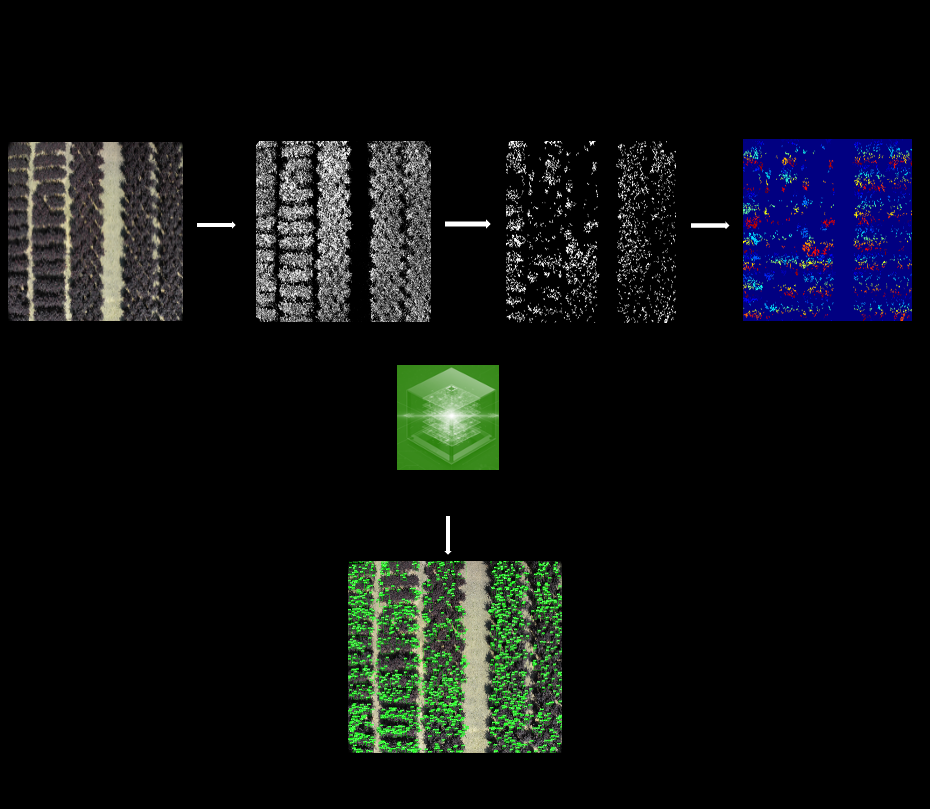
#> input picture assets/Abstract_Image.png, 930 x 809 px
$ python -i image_pipeline.py   (imports and definitions only)
#> lines starting #> are read from the running program, lines starting #| are printed output that depends on the picture
#> further down, picture is the input picture: shape (809, 930, 3); mean B, G, R 17.9, 17.1, 14.4
"""
Image Preprocessing Pipeline
Handles preprocessing of UAV imagery for ornamental plant detection
"""

import numpy as np
import cv2
from typing import Tuple, Optional, Dict, List
from dataclasses import dataclass


@dataclass
class PreprocessingConfig:
    """Configuration for preprocessing pipeline"""
    target_size: Optional[Tuple[int, int]] = None
    normalize: bool = True
    denoise: bool = True
    enhance_contrast: bool = True
    color_correction: bool = False


class ImagePipeline:
    """
    Preprocessing pipeline for UAV imagery of ornamental plants.

    Handles:
    - Ultra-high-resolution images (4000×3000 px)
    - Variable lighting conditions
    - Color normalization for non-green species
    - Denoising and enhancement

    Args:
        config: PreprocessingConfig instance or dictionary
    """

    def __init__(self, config: Optional[PreprocessingConfig] = None):
        if config is None:
            config = PreprocessingConfig()
        elif isinstance(config, dict):
            config = PreprocessingConfig(**config)

        self.config = config

    def process(
        self,
        image: np.ndarray,
        return_intermediate: bool = False
    ) -> np.ndarray:
        """
        Apply full preprocessing pipeline to an image.

        Args:
            image: Input image (BGR format)
            return_intermediate: If True, return dict with intermediate results

        Returns:
            Processed image or dict with intermediate steps
        """
        if image is None or image.size == 0:
            raise ValueError("Invalid input image")

        intermediate = {'original': image.copy()} if return_intermediate else None

        processed = image.copy()

        # Resize if specified
        if self.config.target_size:
            processed = self._resize(processed)
            if return_intermediate:
                intermediate['resized'] = processed.copy()

        # Denoise
        if self.config.denoise:
            processed = self._denoise(processed)
            if return_intermediate:
                intermediate['denoised'] = processed.copy()

        # Enhance contrast
        if self.config.enhance_contrast:
            processed = self._enhance_contrast(processed)
            if return_intermediate:
                intermediate['enhanced'] = processed.copy()

        # Color correction
        if self.config.color_correction:
            processed = self._color_correction(processed)
            if return_intermediate:
                intermediate['color_corrected'] = processed.copy()

        # Normalize
        if self.config.normalize:
            processed = self._normalize(processed)
            if return_intermediate:
                intermediate['normalized'] = processed.copy()

        if return_intermediate:
            intermediate['final'] = processed
            return intermediate

        return processed

    # [7 lines left out: function _resize, not called in this run]

    def _denoise(self, image: np.ndarray) -> np.ndarray:
        """
        Apply denoising to reduce sensor noise in UAV imagery.
        Uses Non-local Means Denoising which is effective for natural images.
        """
        return cv2.fastNlMeansDenoisingColored(
            image,
            None,
            h=10,
            hColor=10,
            templateWindowSize=7,
            searchWindowSize=21
        )

    def _enhance_contrast(self, image: np.ndarray) -> np.ndarray:
        """
        Enhance contrast using CLAHE (Contrast Limited Adaptive Histogram Equalization).
        Applied to LAB color space to preserve color information.
        """
        # Convert to LAB
        lab = cv2.cvtColor(image, cv2.COLOR_BGR2LAB)
        l, a, b = cv2.split(lab)

        # Apply CLAHE to L channel
        clahe = cv2.createCLAHE(clipLimit=2.0, tileGridSize=(8, 8))
        l_enhanced = clahe.apply(l)

        # Merge and convert back
        lab_enhanced = cv2.merge([l_enhanced, a, b])
        enhanced = cv2.cvtColor(lab_enhanced, cv2.COLOR_LAB2BGR)

        return enhanced

    # [14 lines left out: function _color_correction, not called in this run]

    def _normalize(self, image: np.ndarray) -> np.ndarray:
        """Normalize image to [0, 1] range"""
        return image.astype(np.float32) / 255.0

    # [14 lines left out: function process_batch, not called in this run]

    def preprocess_for_detection(
        self,
        image: np.ndarray,
        detection_size: Tuple[int, int] = (640, 640)
    ) -> Tuple[np.ndarray, Dict]:
        """
        Preprocess image specifically for detection models.
        Returns both processed image and metadata for post-processing.

        Args:
            image: Input image
            detection_size: Target size for detection model

        Returns:
            Tuple of (processed image, metadata dict)
        """
#> called with detection_size = (640, 640)
        original_shape = image.shape[:2]
#> original_shape = (809, 930)

        # Calculate padding to maintain aspect ratio
        h, w = original_shape
#> h = 809; w = 930
        scale = min(detection_size[0] / h, detection_size[1] / w)
#> scale = 0.688
        new_h, new_w = int(h * scale), int(w * scale)
#> new_h = 556; new_w = 640

        # Resize
        resized = cv2.resize(image, (new_w, new_h), interpolation=cv2.INTER_LINEAR)

        # Pad to detection size
        pad_h = detection_size[0] - new_h
#> pad_h = 84
        pad_w = detection_size[1] - new_w
#> pad_w = 0
        top = pad_h // 2
#> top = 42
        bottom = pad_h - top
#> bottom = 42
        left = pad_w // 2
#> left = 0
        right = pad_w - left
#> right = 0

        padded = cv2.copyMakeBorder(
            resized,
            top, bottom, left, right,
            cv2.BORDER_CONSTANT,
            value=(114, 114, 114)
        )
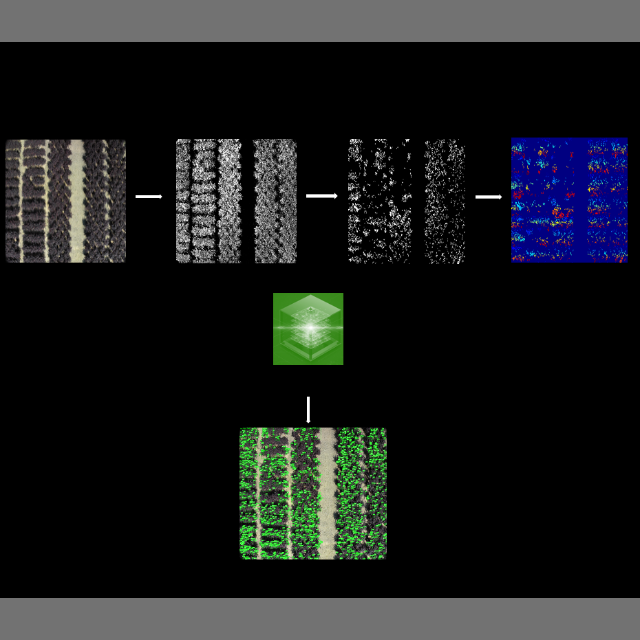
#> padded: shape (640, 640, 3); mean B, G, R 30.5, 29.8, 27.4

        # Apply other preprocessing
        processed = self.process(padded)
#> in _enhance_contrast, `lab = cv2.cvtColor(image, cv2.COLOR_BGR2LAB)`: lab: shape (640, 640, 3); mean of channels 0, 1, 2 32.2, 128.3, 127.3
#> in _enhance_contrast, `l, a, b = cv2.split(lab)`:
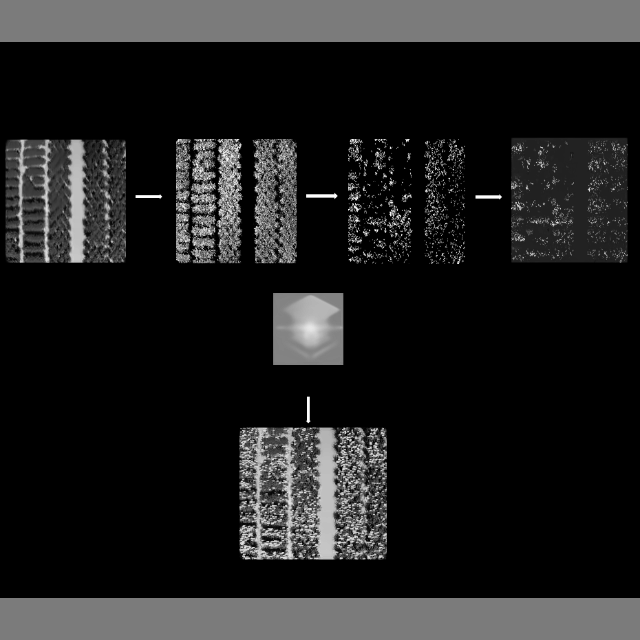
#> l: shape (640, 640); min 0, max 254, mean 32.2
#> in _enhance_contrast, `l, a, b = cv2.split(lab)`:
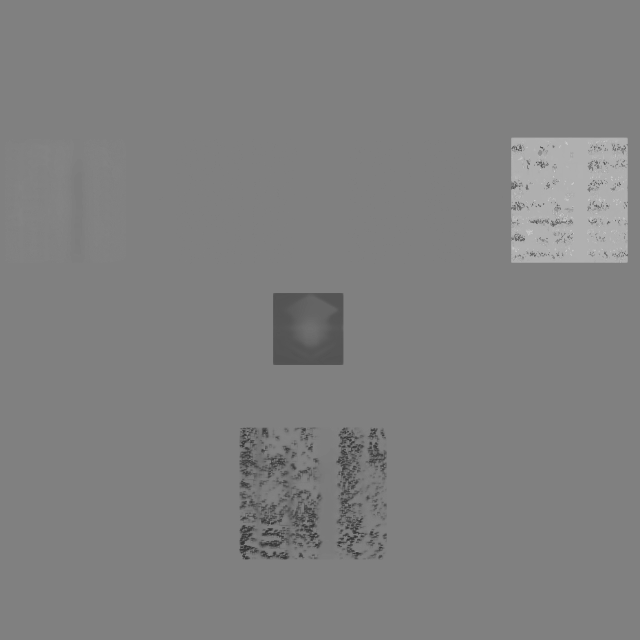
#> a: shape (640, 640); min 48, max 206, mean 128.3
#> in _enhance_contrast, `l, a, b = cv2.split(lab)`:
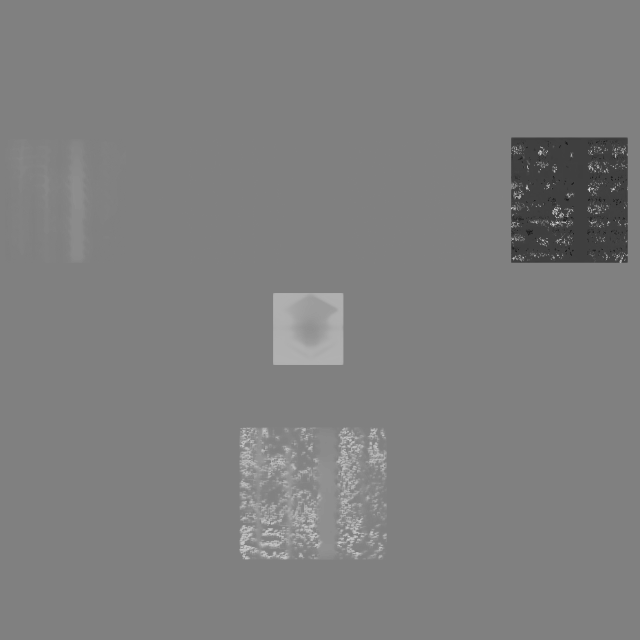
#> b: shape (640, 640); min 25, max 217, mean 127.3
#> in _enhance_contrast, `l_enhanced = clahe.apply(l)`:
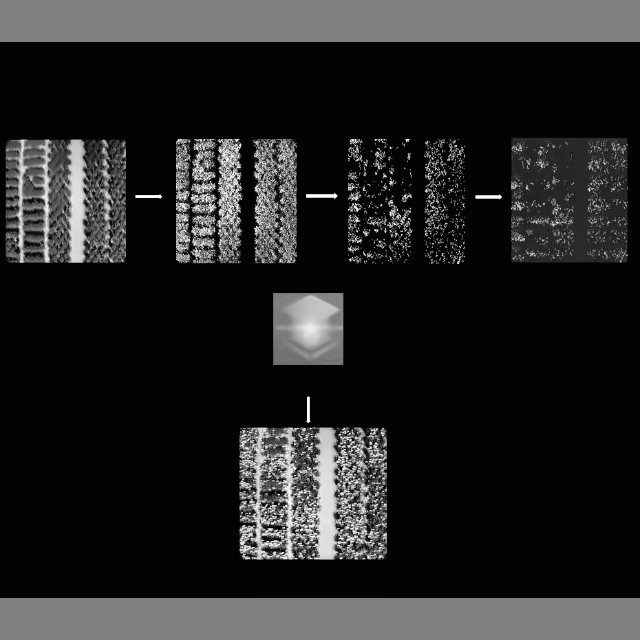
#> l_enhanced: shape (640, 640); min 2, max 255, mean 37.4
#> in _enhance_contrast, `lab_enhanced = cv2.merge([l_enhanced, a, b])`: lab_enhanced: shape (640, 640, 3); mean of channels 0, 1, 2 37.4, 128.3, 127.3
#> in _enhance_contrast, `enhanced = cv2.cvtColor(lab_enhanced, cv2.COLOR_LAB2BGR)`:
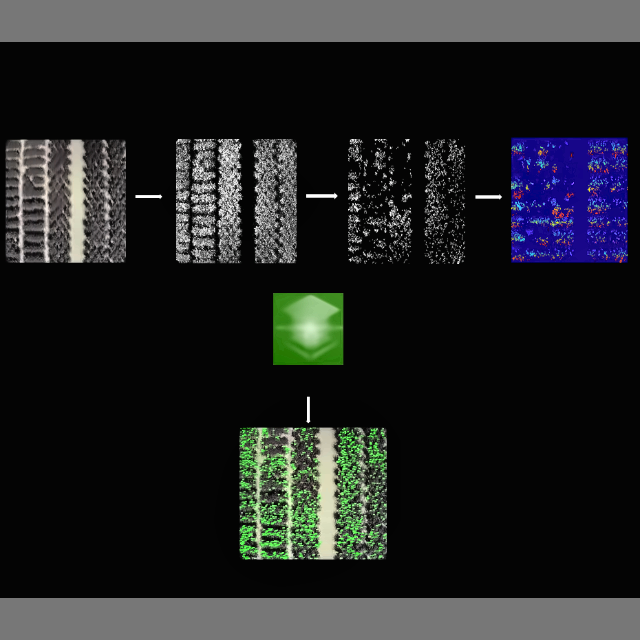
#> enhanced: shape (640, 640, 3); mean B, G, R 36.6, 35.6, 33.9

        metadata = {
            'original_shape': original_shape,
            'scale': scale,
            'padding': (top, bottom, left, right)
        }

        return processed, metadata

    # [29 lines left out: function postprocess_detections, not called in this run]

>>> import cv2
>>> picture = cv2.imread('../../assets/Abstract_Image.png')
>>> result = ImagePipeline().preprocess_for_detection(picture)
